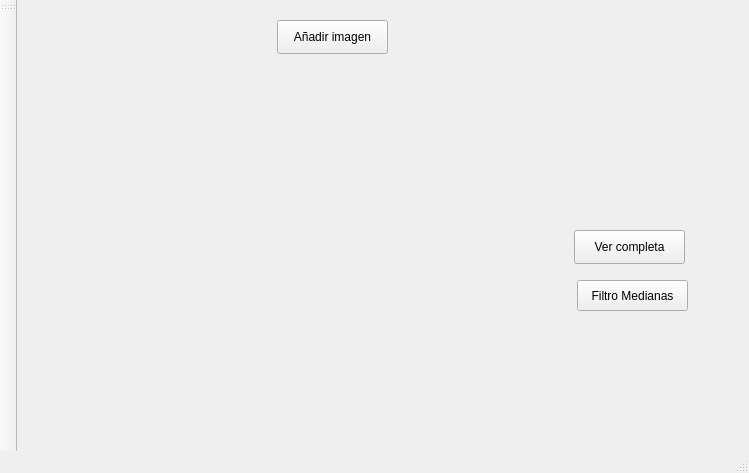
<?xml version="1.0" encoding="UTF-8"?>
<ui version="4.0">
 <class>MainWindow</class>
 <widget class="QMainWindow" name="MainWindow">
  <property name="geometry">
   <rect>
    <x>0</x>
    <y>0</y>
    <width>749</width>
    <height>473</height>
   </rect>
  </property>
  <property name="windowTitle">
   <string>MainWindow</string>
  </property>
  <widget class="QWidget" name="centralWidget">
   <widget class="QPushButton" name="addfile">
    <property name="geometry">
     <rect>
      <x>260</x>
      <y>20</y>
      <width>111</width>
      <height>34</height>
     </rect>
    </property>
    <property name="text">
     <string>Añadir imagen</string>
    </property>
   </widget>
   <widget class="QLabel" name="imgpath">
    <property name="geometry">
     <rect>
      <x>10</x>
      <y>20</y>
      <width>231</width>
      <height>31</height>
     </rect>
    </property>
    <property name="text">
     <string/>
    </property>
   </widget>
   <widget class="QLabel" name="img_2">
    <property name="geometry">
     <rect>
      <x>130</x>
      <y>100</y>
      <width>421</width>
      <height>321</height>
     </rect>
    </property>
    <property name="text">
     <string/>
    </property>
   </widget>
   <widget class="QPushButton" name="completa">
    <property name="geometry">
     <rect>
      <x>557</x>
      <y>230</y>
      <width>111</width>
      <height>34</height>
     </rect>
    </property>
    <property name="text">
     <string>Ver completa</string>
    </property>
   </widget>
   <widget class="QPushButton" name="filtro_medianas">
    <property name="geometry">
     <rect>
      <x>560</x>
      <y>280</y>
      <width>111</width>
      <height>31</height>
     </rect>
    </property>
    <property name="text">
     <string>Filtro Medianas</string>
    </property>
   </widget>
  </widget>
  <widget class="QToolBar" name="mainToolBar">
   <attribute name="toolBarArea">
    <enum>LeftToolBarArea</enum>
   </attribute>
   <attribute name="toolBarBreak">
    <bool>false</bool>
   </attribute>
  </widget>
  <widget class="QStatusBar" name="statusBar"/>
 </widget>
 <layoutdefault spacing="6" margin="11"/>
 <resources/>
 <connections/>
</ui>
